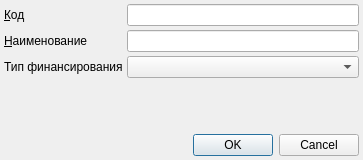
<?xml version="1.0" encoding="UTF-8"?>
<ui version="4.0">
 <class>FinanceSourceItemEditor</class>
 <widget class="QDialog" name="FinanceSourceItemEditor">
  <property name="geometry">
   <rect>
    <x>0</x>
    <y>0</y>
    <width>363</width>
    <height>160</height>
   </rect>
  </property>
  <property name="windowTitle">
   <string>ChangeMe!</string>
  </property>
  <property name="sizeGripEnabled">
   <bool>false</bool>
  </property>
  <layout class="QGridLayout">
   <property name="margin">
    <number>4</number>
   </property>
   <property name="spacing">
    <number>4</number>
   </property>
   <item row="0" column="0">
    <widget class="QLabel" name="lblCode">
     <property name="text">
      <string>&amp;Код</string>
     </property>
     <property name="buddy">
      <cstring>edtCode</cstring>
     </property>
    </widget>
   </item>
   <item row="1" column="1">
    <widget class="QLineEdit" name="edtName"/>
   </item>
   <item row="1" column="0">
    <widget class="QLabel" name="lblName">
     <property name="text">
      <string>&amp;Наименование</string>
     </property>
     <property name="buddy">
      <cstring>edtName</cstring>
     </property>
    </widget>
   </item>
   <item row="0" column="1">
    <widget class="QLineEdit" name="edtCode"/>
   </item>
   <item row="4" column="0" colspan="2">
    <widget class="QDialogButtonBox" name="buttonBox">
     <property name="standardButtons">
      <set>QDialogButtonBox::Cancel|QDialogButtonBox::Ok</set>
     </property>
    </widget>
   </item>
   <item row="3" column="0" colspan="2">
    <spacer>
     <property name="orientation">
      <enum>Qt::Vertical</enum>
     </property>
     <property name="sizeHint" stdset="0">
      <size>
       <width>103</width>
       <height>16</height>
      </size>
     </property>
    </spacer>
   </item>
   <item row="2" column="1">
    <widget class="CRBComboBox" name="cmbFinance"/>
   </item>
   <item row="2" column="0">
    <widget class="QLabel" name="lblFinance">
     <property name="text">
      <string>Тип финансирования</string>
     </property>
    </widget>
   </item>
  </layout>
 </widget>
 <customwidgets>
  <customwidget>
   <class>CRBComboBox</class>
   <extends>QComboBox</extends>
   <header>library/crbcombobox</header>
  </customwidget>
 </customwidgets>
 <tabstops>
  <tabstop>edtCode</tabstop>
  <tabstop>edtName</tabstop>
 </tabstops>
 <resources/>
 <connections>
  <connection>
   <sender>buttonBox</sender>
   <signal>accepted()</signal>
   <receiver>FinanceSourceItemEditor</receiver>
   <slot>accept()</slot>
   <hints>
    <hint type="sourcelabel">
     <x>144</x>
     <y>89</y>
    </hint>
    <hint type="destinationlabel">
     <x>144</x>
     <y>52</y>
    </hint>
   </hints>
  </connection>
  <connection>
   <sender>buttonBox</sender>
   <signal>rejected()</signal>
   <receiver>FinanceSourceItemEditor</receiver>
   <slot>reject()</slot>
   <hints>
    <hint type="sourcelabel">
     <x>144</x>
     <y>89</y>
    </hint>
    <hint type="destinationlabel">
     <x>144</x>
     <y>52</y>
    </hint>
   </hints>
  </connection>
 </connections>
</ui>
